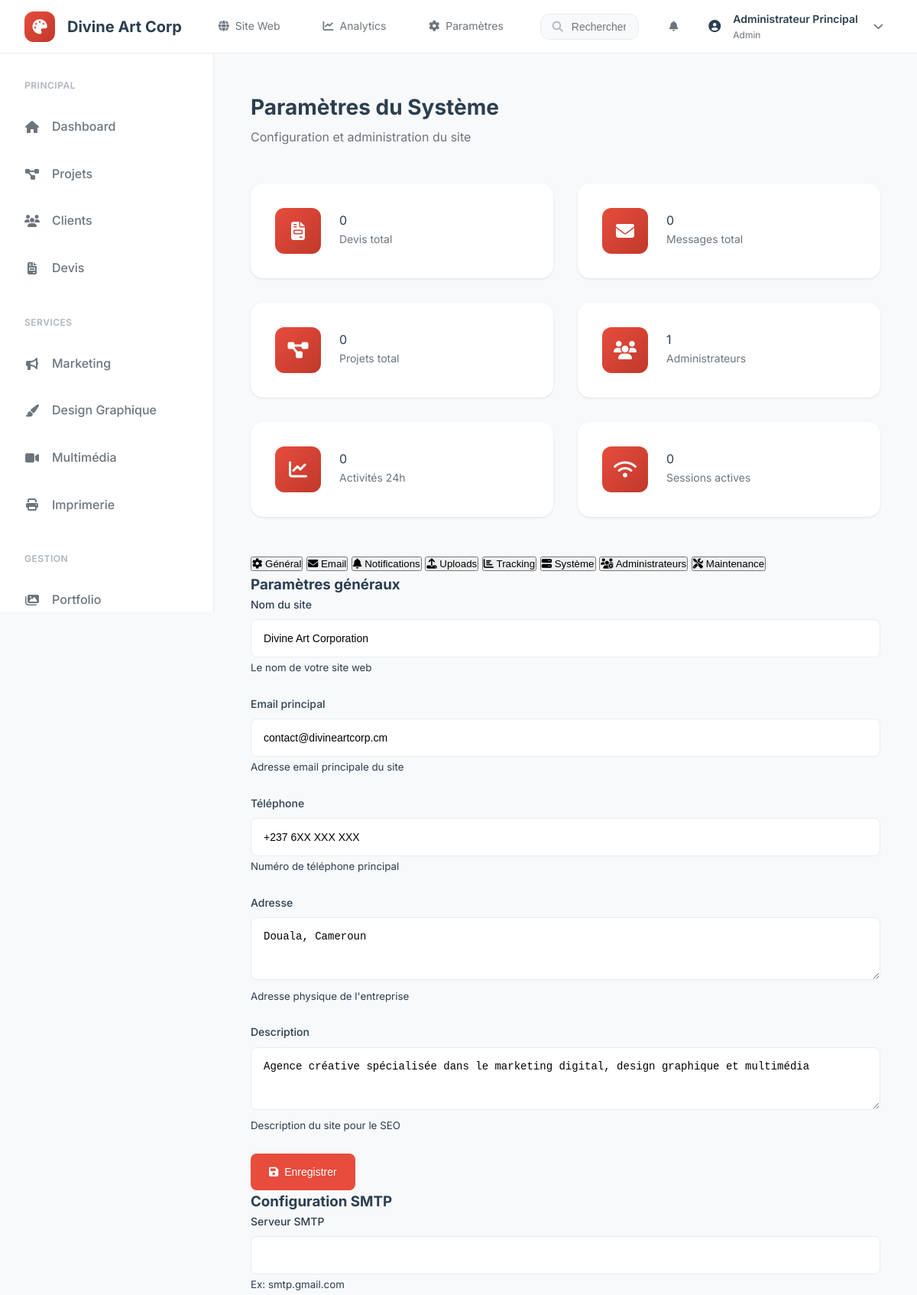
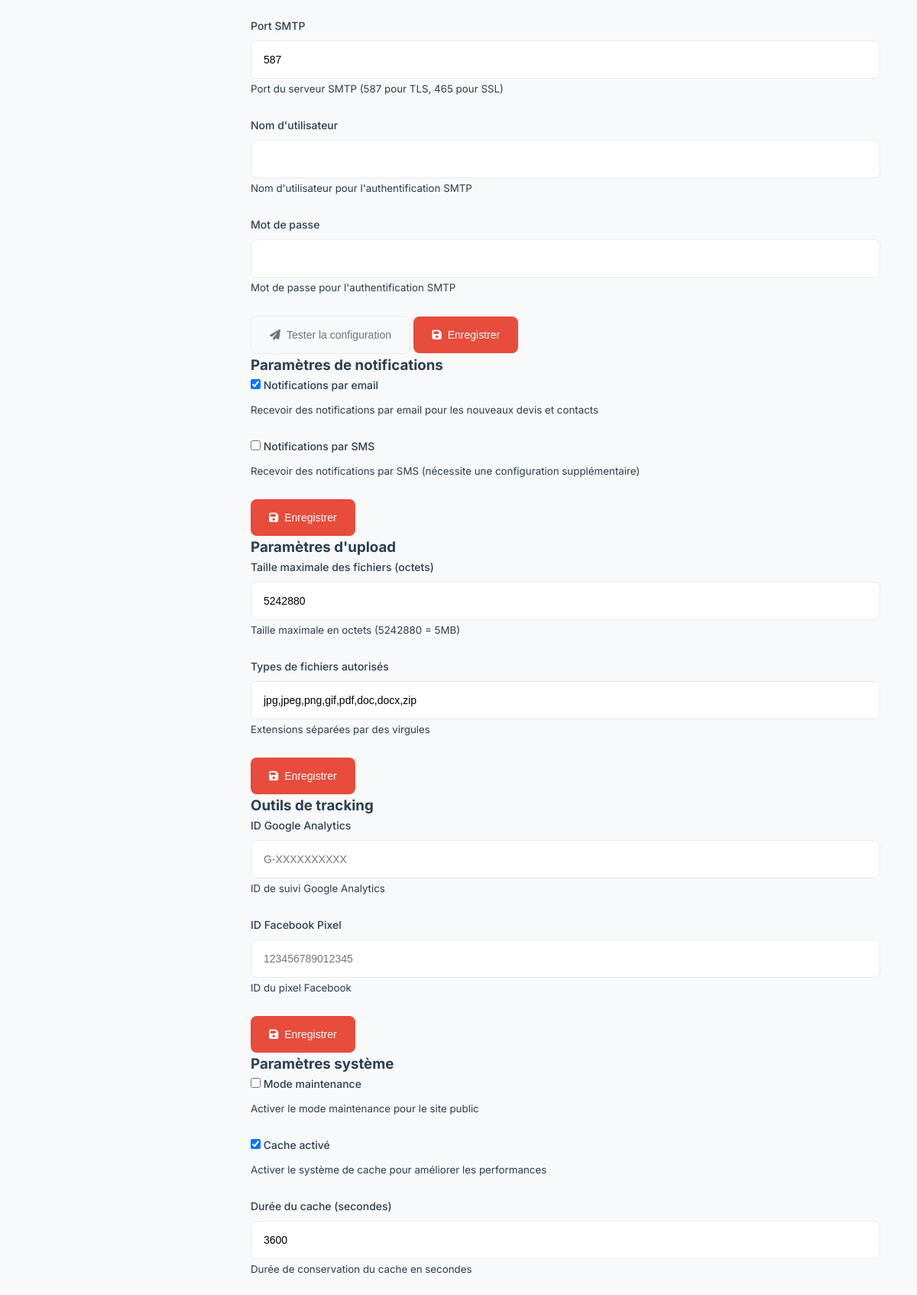
Page /admin/settings.php (signed in, upper part) on the committed database (2 pictures, top to bottom).
### tables this page shows
CREATE TABLE `configurations` (
  `id` int(11) NOT NULL AUTO_INCREMENT,
  `cle` varchar(100) NOT NULL,
  `valeur` text DEFAULT NULL,
  `description` varchar(255) DEFAULT NULL,
  `type` enum('string','integer','boolean','json','text') NOT NULL DEFAULT 'string',
  `categorie` varchar(50) DEFAULT 'general',
  `date_creation` datetime NOT NULL DEFAULT CURRENT_TIMESTAMP,
  `date_modification` datetime DEFAULT NULL ON UPDATE CURRENT_TIMESTAMP,
  PRIMARY KEY (`id`),
  UNIQUE KEY `cle` (`cle`),
  KEY `idx_categorie` (`categorie`)
);

### admin/settings.php (the view, shortened to what the rows shown need)
<?php
require_once '../config/database.php';
require_once '../includes/auth.php';
require_once 'header.php';
$db = Database::getInstance();
$conn = $db->getConnection();
$configurations = [];
$config_query = "SELECT cle, valeur, description, type, categorie FROM configurations ORDER BY categorie, cle";
$config_result = $conn->query($config_query);
while ($row = $config_result->fetch_assoc()) {
    $configurations[$row['categorie']][$row['cle']] = $row;
}
?>
<main class="admin-main">
    <div class="section-header">
        <div class="section-title">
            <h2>Paramètres du Système</h2>
        </div>
    </div>
    <div class="settings-tabs">
        <div class="tab-content active" id="general">
            <div class="settings-section">
                <form method="POST" class="settings-form">
                    <div class="form-group">
                        <label for="site_name">Nom du site</label>
                        <input type="text" name="site_name" id="site_name" class="form-control"
                               value="<?php echo htmlspecialchars($configurations['general']['site_name']['valeur'] ?? ''); ?>" required>
                        <small class="form-help">Le nom de votre site web</small>
                    </div>
                    <div class="form-group">
                        <label for="site_email">Email principal</label>
                        <input type="email" name="site_email" id="site_email" class="form-control"
                               value="<?php echo htmlspecialchars($configurations['general']['site_email']['valeur'] ?? ''); ?>" required>
                        <small class="form-help">Adresse email principale du site</small>
                    </div>
                    <div class="form-group">
                        <label for="site_phone">Téléphone</label>
                        <input type="text" name="site_phone" id="site_phone" class="form-control"
                               value="<?php echo htmlspecialchars($configurations['general']['site_phone']['valeur'] ?? ''); ?>">
                        <small class="form-help">Numéro de téléphone principal</small>
                    </div>
                    <div class="form-group">
                        <label for="site_address">Adresse</label>
                        <textarea name="site_address" id="site_address" class="form-control" rows="3"><?php echo htmlspecialchars($configurations['general']['site_address']['valeur'] ?? ''); ?></textarea>
                        <small class="form-help">Adresse physique de l'entreprise</small>
                    </div>
                    <div class="form-group">
                        <label for="site_description">Description</label>
                        <textarea name="site_description" id="site_description" class="form-control" rows="3"><?php echo htmlspecialchars($configurations['seo']['site_description']['valeur'] ?? ''); ?></textarea>
                        <small class="form-help">Description du site pour le SEO</small>
                    </div>
                </form>
            </div>
        </div>
        <div class="tab-content" id="email">
            <div class="settings-section">
                <form method="POST" class="settings-form">
                    <div class="form-group">
                        <label for="smtp_port">Port SMTP</label>
                        <input type="number" name="smtp_port" id="smtp_port" class="form-control"
                               value="<?php echo htmlspecialchars($configurations['email']['smtp_port']['valeur'] ?? '587'); ?>">
                        <small class="form-help">Port du serveur SMTP (587 pour TLS, 465 pour SSL)</small>
                    </div>
                </form>
            </div>
        </div>
        <div class="tab-content" id="notifications">
            <div class="settings-section">
                <form method="POST" class="settings-form">
                    <div class="form-group">
                        <div class="checkbox-group">
                            <label class="checkbox-label">
                                <input type="checkbox" name="notifications_email"
                                       <?php echo ($configurations['notifications']['notifications_email']['valeur'] ?? '0') === '1' ? 'checked' : ''; ?>>
                                Notifications par email
                            </label>
                        </div>
                    </div>
                    <div class="form-group">
                        <div class="checkbox-group">
                            <label class="checkbox-label">
                                <input type="checkbox" name="notifications_sms"
                                       <?php echo ($configurations['notifications']['notifications_sms']['valeur'] ?? '0') === '1' ? 'checked' : ''; ?>>
                                Notifications par SMS
                            </label>
                        </div>
                    </div>
                </form>
            </div>
        </div>
        <div class="tab-content" id="uploads">
            <div class="settings-section">
                <form method="POST" class="settings-form">
                    <div class="form-group">
                        <label for="max_file_size">Taille maximale des fichiers (octets)</label>
                        <input type="number" name="max_file_size" id="max_file_size" class="form-control"
                               value="<?php echo htmlspecialchars($configurations['uploads']['max_file_size']['valeur'] ?? '5242880'); ?>">
                        <small class="form-help">Taille maximale en octets (5242880 = 5MB)</small>
                    </div>
                    <div class="form-group">
                        <label for="allowed_file_types">Types de fichiers autorisés</label>
                        <input type="text" name="allowed_file_types" id="allowed_file_types" class="form-control"
                               value="<?php echo htmlspecialchars($configurations['uploads']['allowed_file_types']['valeur'] ?? 'jpg,jpeg,png,gif,pdf,doc,docx,zip'); ?>">
                        <small class="form-help">Extensions séparées par des virgules</small>
                    </div>
                </form>
            </div>
        </div>
        <div class="tab-content" id="system">
            <div class="settings-section">
                <form method="POST" class="settings-form">
                    <div class="form-group">
                        <div class="checkbox-group">
                            <label class="checkbox-label">
                                <input type="checkbox" name="maintenance_mode"
                                       <?php echo ($configurations['system']['maintenance_mode']['valeur'] ?? '0') === '1' ? 'checked' : ''; ?>>
                                Mode maintenance
                            </label>
                        </div>
                    </div>
                    <div class="form-group">
                        <div class="checkbox-group">
                            <label class="checkbox-label">
                                <input type="checkbox" name="cache_enabled"
                                       <?php echo ($configurations['performance']['cache_enabled']['valeur'] ?? '1') === '1' ? 'checked' : ''; ?>>
                                Cache activé
                            </label>
                        </div>
                    </div>
                    <div class="form-group">
                        <label for="cache_duration">Durée du cache (secondes)</label>
                        <input type="number" name="cache_duration" id="cache_duration" class="form-control"
                               value="<?php echo htmlspecialchars($configurations['performance']['cache_duration']['valeur'] ?? '3600'); ?>">
                        <small class="form-help">Durée de conservation du cache en secondes</small>
                    </div>
                </form>
            </div>
        </div>
    </div>
</main>

### admin/header.php (shortened to what the rows shown need)
<?php
require_once '../config/database.php';
require_once '../includes/auth.php';
$current_page = basename($_SERVER['PHP_SELF']);
$auth = new Auth();
$current_user = $auth->getCurrentUser();
$user_name = $current_user ? $current_user['nom'] : 'Admin';
?>
<!DOCTYPE html>
<html lang="fr">
<head>
    <link href="https://cdnjs.cloudflare.com/ajax/libs/font-awesome/6.4.0/css/all.min.css" rel="stylesheet">
    <link rel="stylesheet" href="../assets/css/admin.css">
</head>
<body class="admin-body">
<?php if ($current_page !== 'login.php'): ?>
    <header class="admin-header">
        <div class="admin-header-content">
            <div class="admin-brand">
                <div class="admin-logo">
                    <i class="fas fa-palette"></i>
                </div>
                <span class="admin-brand-text">Divine Art Corp</span>
            </div>
            <nav class="admin-header-nav">
                <a href="../index.php" class="nav-link" target="_blank">
                    <i class="fas fa-globe"></i>
                    Site Web
                </a>
                <a href="#" class="nav-link">
                    <i class="fas fa-chart-line"></i>
                    Analytics
                </a>
                <a href="settings.php" class="nav-link">
                    <i class="fas fa-cog"></i>
                    Paramètres
                </a>
            </nav>
            <div class="admin-search">
                <div class="search-container">
                    <i class="fas fa-search search-icon"></i>
                    <input type="text" placeholder="Rechercher..." class="search-input" id="globalSearch">
                </div>
            </div>
            <div class="admin-user-actions">
                <button class="notification-btn" id="notificationBtn">
                    <i class="fas fa-bell"></i>
                </button>
                <div class="user-menu" id="userMenu">
                    <div class="user-avatar">
                        <i class="fas fa-user-circle"></i>
                    </div>
                    <div class="user-info">
                        <span class="user-name"><?php echo htmlspecialchars($user_name); ?></span>
                        <span class="user-role"><?php echo ucfirst($current_user['role'] ?? 'Administrateur'); ?></span>
                    </div>
                    <button class="user-dropdown-btn" id="userDropdownBtn">
                        <i class="fas fa-chevron-down"></i>
                    </button>
                </div>
            </div>
        </div>
    </header>
    <div class="admin-layout">
<?php endif; ?>

### rows in the picture
configurations: site_name "Divine Art Corporation"
configurations: site_email "contact@divineartcorp.cm"
configurations: site_phone "+237 6XX XXX XXX"
configurations: site_address "Douala, Cameroun"
configurations: site_description "Agence créative spécialisée dans le marketing digital, design graphique et multimédia"
configurations: smtp_port "587"
configurations: valeur "☑"
configurations: max_file_size "5242880"
configurations: allowed_file_types "jpg,jpeg,png,gif,pdf,doc,docx,zip"
configurations: valeur "☑"
configurations: cache_duration "3600"

### other values in the picture
$user_name "Administrateur Principal"
$current_user['role'] "Admin"
$section['title'] "PRINCIPAL"
$item['text'] "Dashboard"
$item['text'] "Projets"
$item['text'] "Clients"
$item['text'] "Devis"
$section['title'] "SERVICES"
$item['text'] "Marketing"
$item['text'] "Design Graphique"
$item['text'] "Multimédia"
$item['text'] "Imprimerie"
$section['title'] "GESTION"
$item['text'] "Portfolio"
$system_stats['total_devis'] "0"
